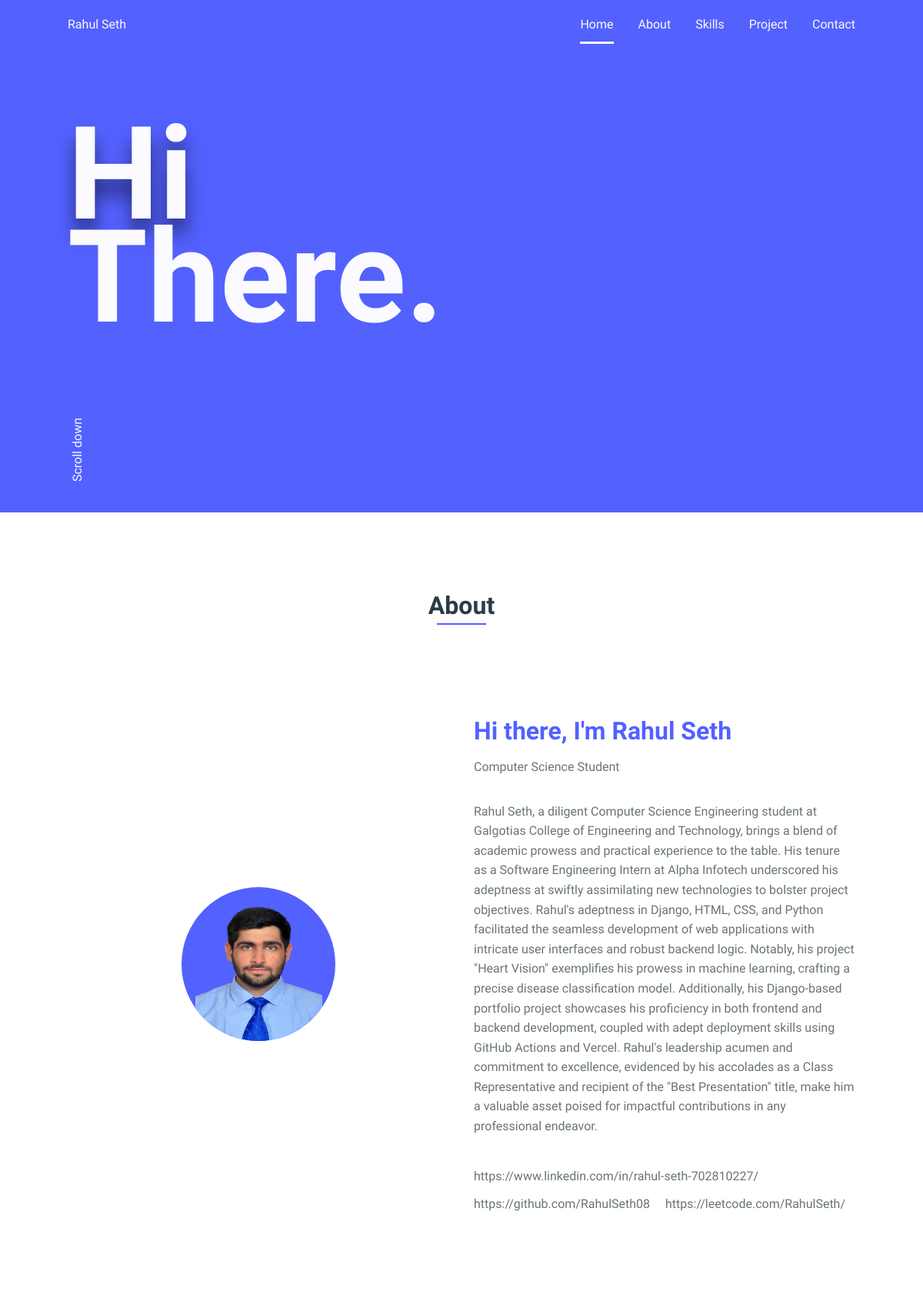
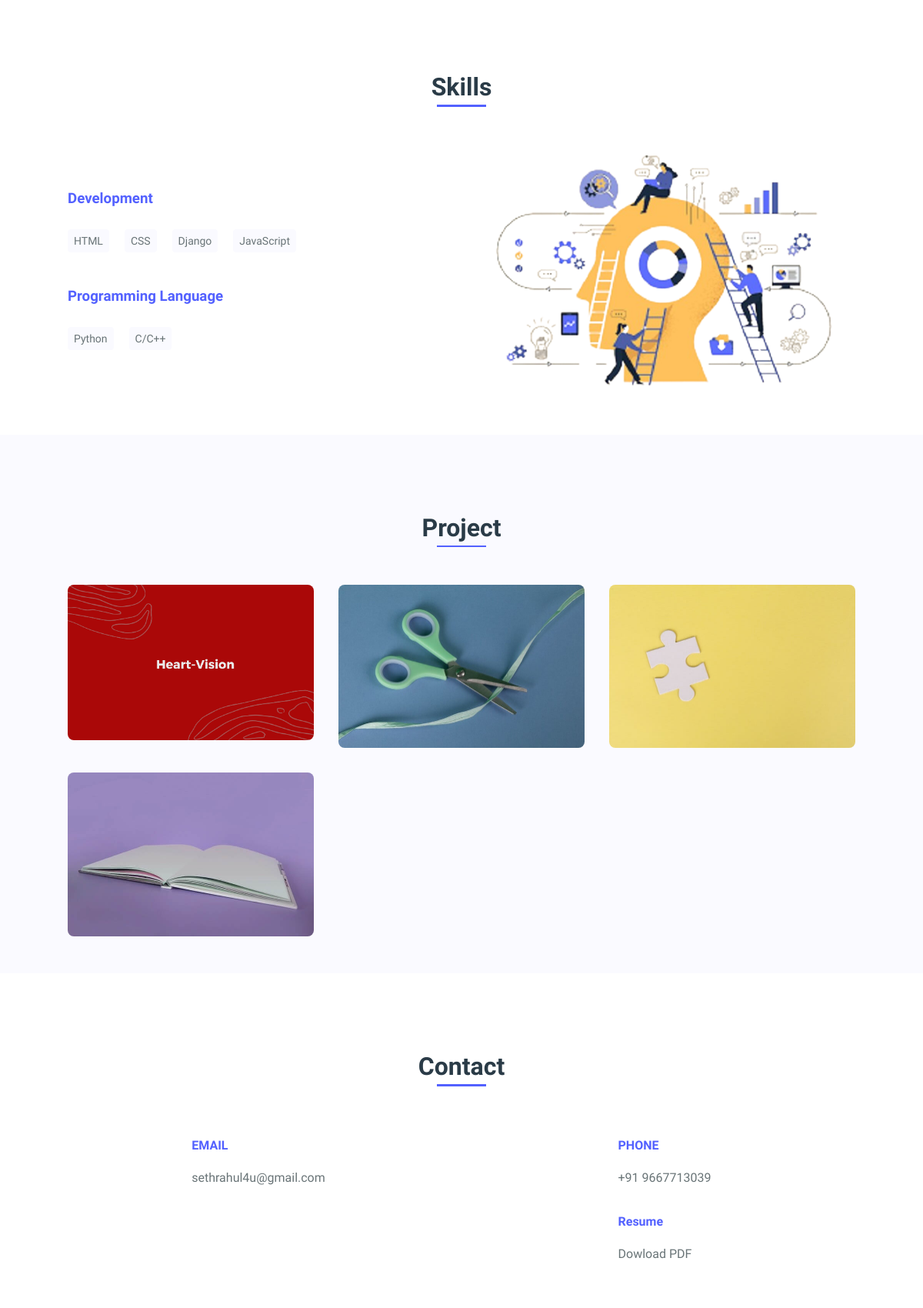
The page / (upper part) on the database its author committed (2 pictures, top to bottom).
### john/models.py (models this page shows, shortened)
class Home(models.Model):
    name = models.CharField(max_length=20)
    greetings_1 = models.CharField(max_length=5)
    greetings_2 = models.CharField(max_length=5)
    updated = models.DateTimeField(auto_now=True)

class About(models.Model):
    heading = models.CharField(max_length=50)
    career = models.CharField(max_length=25)
    description = models.TextField(blank=False)
    profile_img = models.ImageField(upload_to='profile/')
    updated = models.DateTimeField(auto_now=True)

class Profile(models.Model):
    about = models.ForeignKey(About, on_delete=models.CASCADE, related_name='profile_set')
    social_name = models.CharField(max_length=10)
    link = models.URLField(max_length=200)

class Category(models.Model):
    name = models.CharField(max_length=20)
    updated = models.DateTimeField(auto_now=True)
    class Meta:
        verbose_name = 'Skill'
        verbose_name_plural = 'Skills'

class Skills(models.Model):
    category = models.ForeignKey(Category, on_delete=models.CASCADE)
    skill_name = models.CharField(max_length=20)

class Portfolio(models.Model):
    image = models.ImageField(upload_to='portfolio/')
    link = models.URLField(max_length=200)

### john/views.py (the view)
# urls.py: path('', views.index, name='index')
def index(request):
    home = Home.objects.latest('updated')
    about = About.objects.latest('updated')
    profiles = Profile.objects.filter(about=about)
    categories = Category.objects.all()
    portfolios = Portfolio.objects.all()
    context = {
        'home': home,
        'about': about,
        'profiles': profiles,
        'categories': categories,
        'portfolios': portfolios
    }
    return render(request, 'index.html', context)

### john/templates/index.html (shortened to what this page needs)
{% load static %}
<!DOCTYPE html>
    <html lang="en">
    <head>
        <link rel="stylesheet" href="{% static 'assets/css/styles.css' %}">
        <<link href='https://unpkg.com/boxicons@2.0.9/css/boxicons.min.css' rel='stylesheet'>
    </head>
    <body>
        <header class="l-header">
            <nav class="nav bd-grid">
                <div>
                    <a href="#" class="nav__logo">{{ home.name }}</a>
                </div>
                <div class="nav__menu" id="nav-menu">
                    <ul class="nav__list">
                        <li class="nav__item"><a href="#home" class="nav__link active">Home</a></li>
                        <li class="nav__item"><a href="#about" class="nav__link">About</a></li>
                        <li class="nav__item"><a href="#skills" class="nav__link">Skills</a></li>
                        <li class="nav__item"><a href="#portfolio" class="nav__link">Project</a></li>
                        <li class="nav__item"><a href="#contact" class="nav__link">Contact</a></li>
                    </ul>
                </div>
            </nav>
        </header>
        <main class="l-main">
            <section class="home" id="home">
                <div class="home__container bd-grid">
                    <h1 class="home__title"><span>{{ home.greetings_1 }}</span><br>{{ home.greetings_2 }}.</h1>
                    <div class="home__scroll">
                        <a href="#about" class="home__scroll-link">Scroll down</a>
                    </div>
                </div>
            </section>
            <section class="about section" id="about">
                <h2 class="section-title">About</h2>
                <div class="about__container bd-grid">
                    <div class="about__img">
                        <img src="{{ about.profile_img.url }}" alt="">
                    </div>
                    <div>
                        <h2 class="about__subtitle">{{ about.heading }}</h2>
                        <span class="about__profession">{{ about.career }}</span>
                        <p class="about__text">{{ about.description }}</p>
                        <div class="about__social">
                            {% if profiles %}
                                {% for profile in profiles %}
                                <a href="{{ profile.link }}" target="_blank" rel="noopener noreferrer">{{ profile.link }}</a>
                                {% endfor %}
                            {% endif %}
                        </div>
                    </div>
                </div>
            </section>
            <section class="skills section" id="skills">
                <h2 class="section-title">Skills</h2>
                <div class="skills__container bd-grid">
                    <div class="skills__box">
                        {% for category in categories %}
                        <h3 class="skills__subtitle">{{category.name}}</h3>
                            {% for skills in category.skills_set.all %}
                                <span class="skills__name">{{skills.skill_name}}</span>
                            {% endfor %}
                        {% endfor %}
                    </div>
                    <div class="skills__img">
                        <img src="{% static 'assets/img/skilll.png' %}" alt="">
                    </div>
                </div>
            </section>
            <section class="portfolio section" id="portfolio">
                <h2 class="section-title">Project</h2>
                <div class="portfolio__container bd-grid">
                    {% for portfolio in portfolios %}
                    <div class="portfolio__img">
                        <img src="{{ portfolio.image.url }}" alt="">
                    </div>
                    {% endfor %}
                </div>
            </section>
            <section class="contact section" id="contact">
                <h2 class="section-title">Contact</h2>
                <div class="contact__container bd-grid">
                    <div class="contact__info">
                        <h3 class="contact__subtitle">EMAIL</h3>
                        <span class="contact__text">sethrahul4u@gmail.com</span>
                    </div>
                    <div class="contact__info">
                        <h3 class="contact__subtitle">PHONE</h3>
                        <span class="contact__text">+91 9667713039</span>
                        <h3 class="contact__subtitle">Resume</h3>
                        <a href="Rahul-Seth.pdf" download>Dowload PDF</a>
                    </div>
                </div>
            </section>
        </main>
    </body>
</html>

### rows shown on the page
Home: name "Rahul Seth", greetings_1 "Hi", greetings_2 "There"
About: profile_img (picture), heading "Hi there, I'm Rahul Seth", career "Computer Science Student", description "Rahul Seth, a diligent Computer Science Engineering student at Galgotias College of Engineering and Technology, brings a blend of academic prowess and practical experience to the table. His tenure as a Software Engineering Intern at Alpha Infotech underscored his adeptness at swiftly assimilating new technologies to bolster project objectives. Rahul's adeptness in Django, HTML, CSS, and Python facilitated the seamless development of web applications with intricate user interfaces and robust backend logic. Notably, his project \"Heart Vision\" exemplifies his prowess in machine learning, crafting a precise disease classification model. Additionally, his Django-based portfolio project showcases…"
Profile: link "https://www.linkedin.com/in/rahul-seth-702810227/"
Profile: link "https://github.com/RahulSeth08"
Profile: link "https://leetcode.com/RahulSeth/"
Category: name "Development"
Skills: skill_name "HTML"
Skills: skill_name "CSS"
Skills: skill_name "Django"
Skills: skill_name "JavaScript"
Category: name "Programming Language"
Skills: skill_name "Python"
Skills: skill_name "C/C++"
Portfolio: image (picture)
Portfolio: image (picture)
Portfolio: image (picture)
Portfolio: image (picture)
